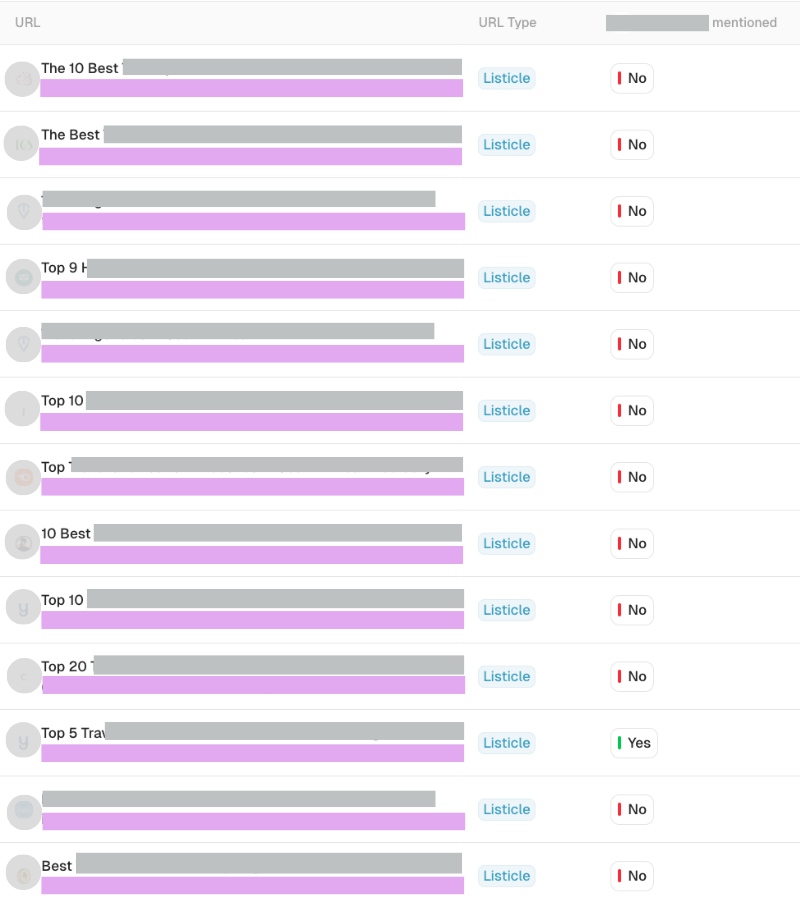
#> input picture assets/LLM-listicle-roundup-citations.png, 800 x 900 px
$ python resize.py assets/LLM-listicle-roundup-citations.png out.png
#> lines starting #> are read from the running program, lines starting #| are printed output that depends on the picture
from PIL import Image
import sys

img_path = sys.argv[1]
out_path = sys.argv[2]

img = Image.open(img_path).convert("RGB")
#> img is the input picture: PIL image 800x900 RGB; mean R, G, B 239.9, 233, 243

# Target dimensions
t_w, t_h = 1200, 630

# Calculate new size maintaining aspect ratio for height 630
new_w = int(img.width * (t_h / img.height))
#> new_w = 560
img_resized = img.resize((new_w, t_h), Image.Resampling.LANCZOS)

# Create new image
new_img = Image.new("RGB", (t_w, t_h))
#> new_img: PIL image 1200x630 RGB; every value is 0

# Paste resized image into center
offset_x = (t_w - new_w) // 2
#> offset_x = 320
new_img.paste(img_resized, (offset_x, 0))
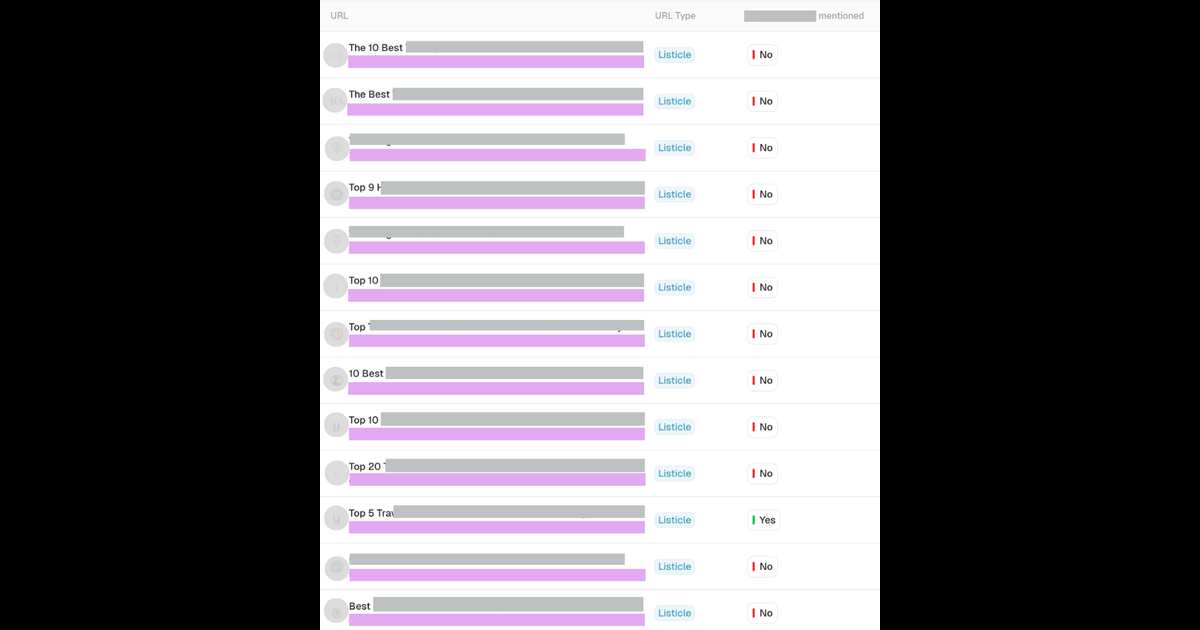
#> new_img: PIL image 1200x630 RGB; mean R, G, B 111.9, 108.6, 113.3

# Extend left edge
left_edge = img_resized.crop((0, 0, 1, t_h))
for x in range(offset_x):
    new_img.paste(left_edge, (x, 0))
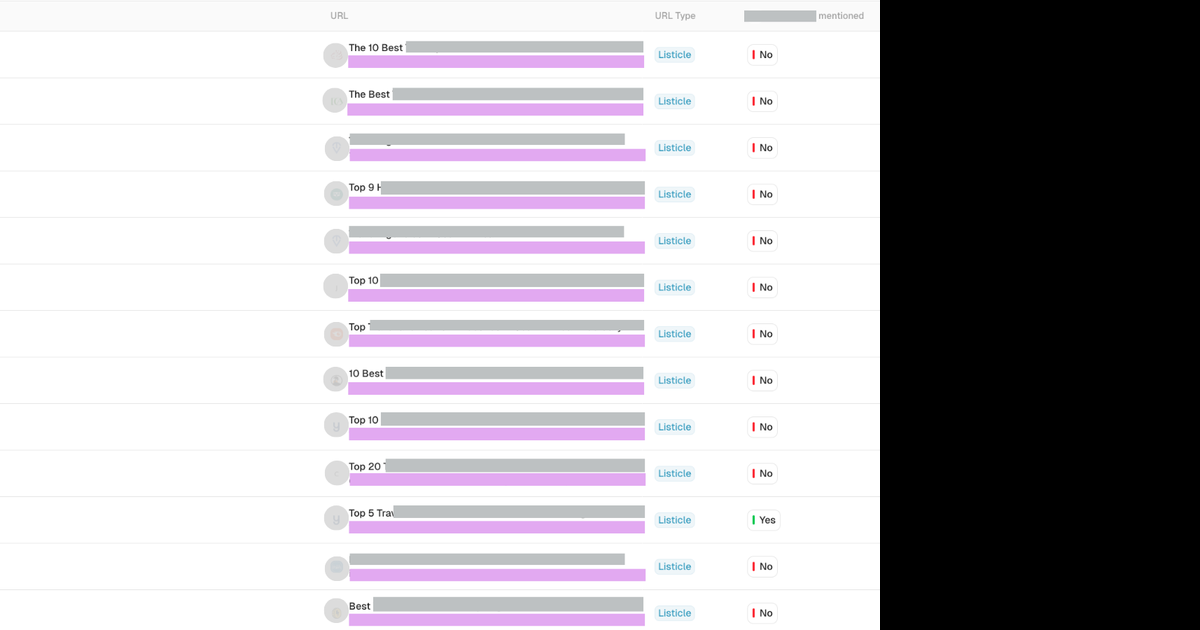
#> new_img: PIL image 1200x630 RGB; mean R, G, B 179.7, 176.5, 181.2

# Extend right edge
right_edge = img_resized.crop((new_w - 1, 0, new_w, t_h))
for x in range(offset_x + new_w, t_w):
    new_img.paste(right_edge, (x, 0))
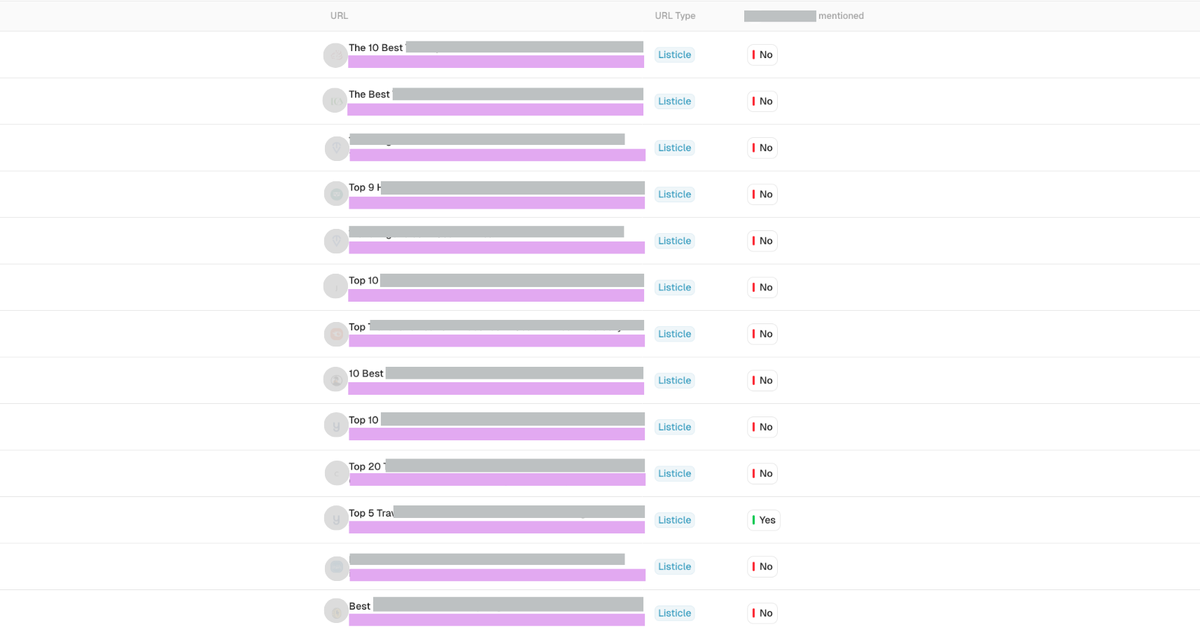
#> new_img: PIL image 1200x630 RGB; mean R, G, B 247.5, 244.3, 249

new_img.save(out_path)
print("Image successfully resized and padded.")

$ run again, on assets/traffic-value.png
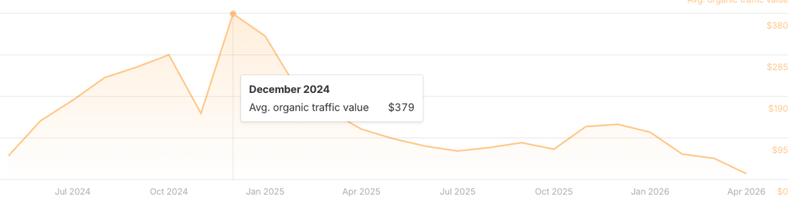
#> input picture assets/traffic-value.png, 800 x 200 px
#> img is the input picture: PIL image 800x200 RGB; mean R, G, B 253.3, 251.6, 249.7
#> `new_img.paste(img_resized, (offset_x, 0))`:
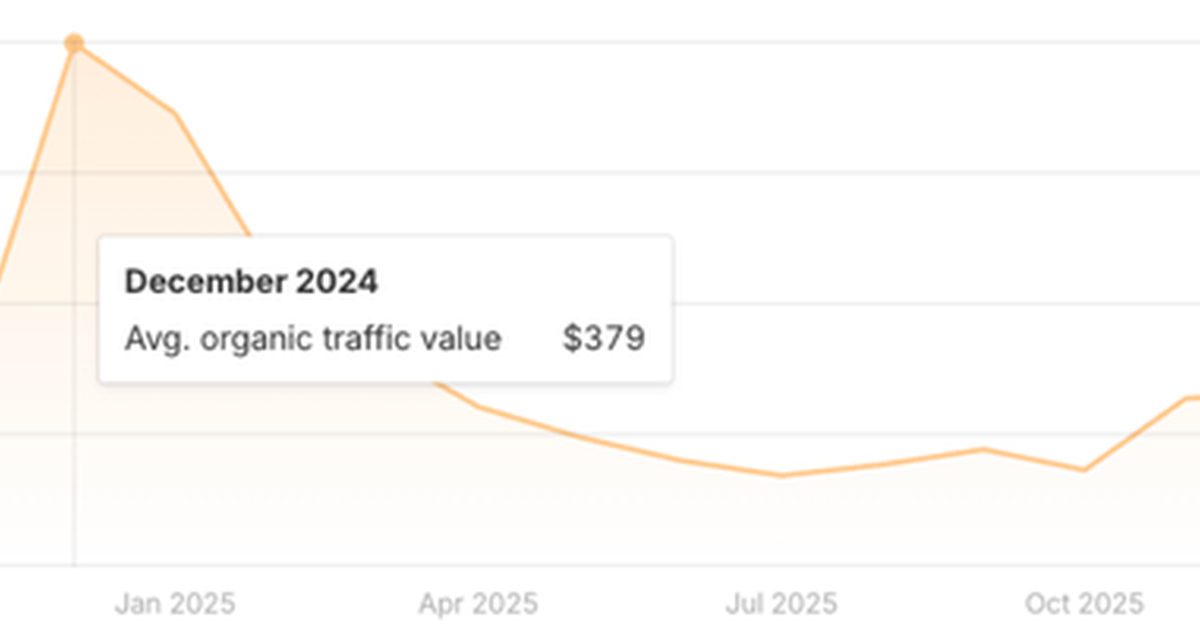
#> new_img: PIL image 1200x630 RGB; mean R, G, B 252.2, 250.7, 248.9
